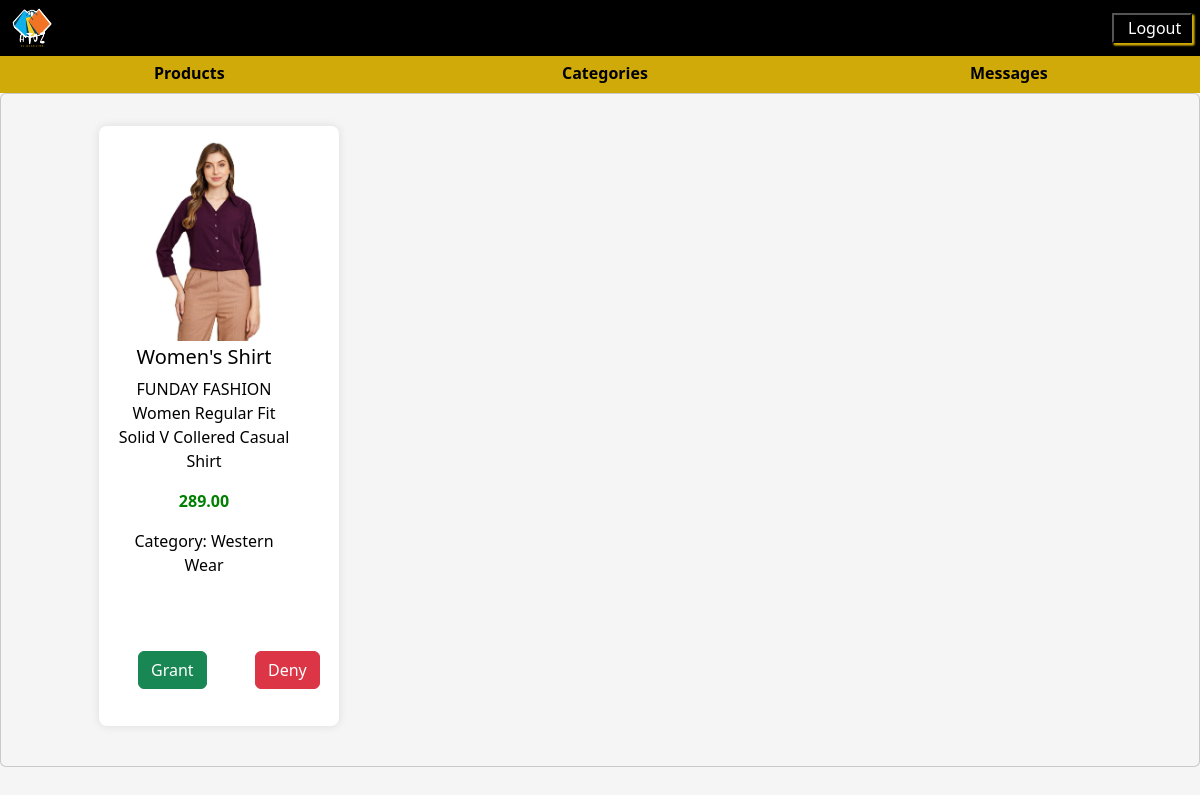
The page /admin_list/ on the database as committed earlier.
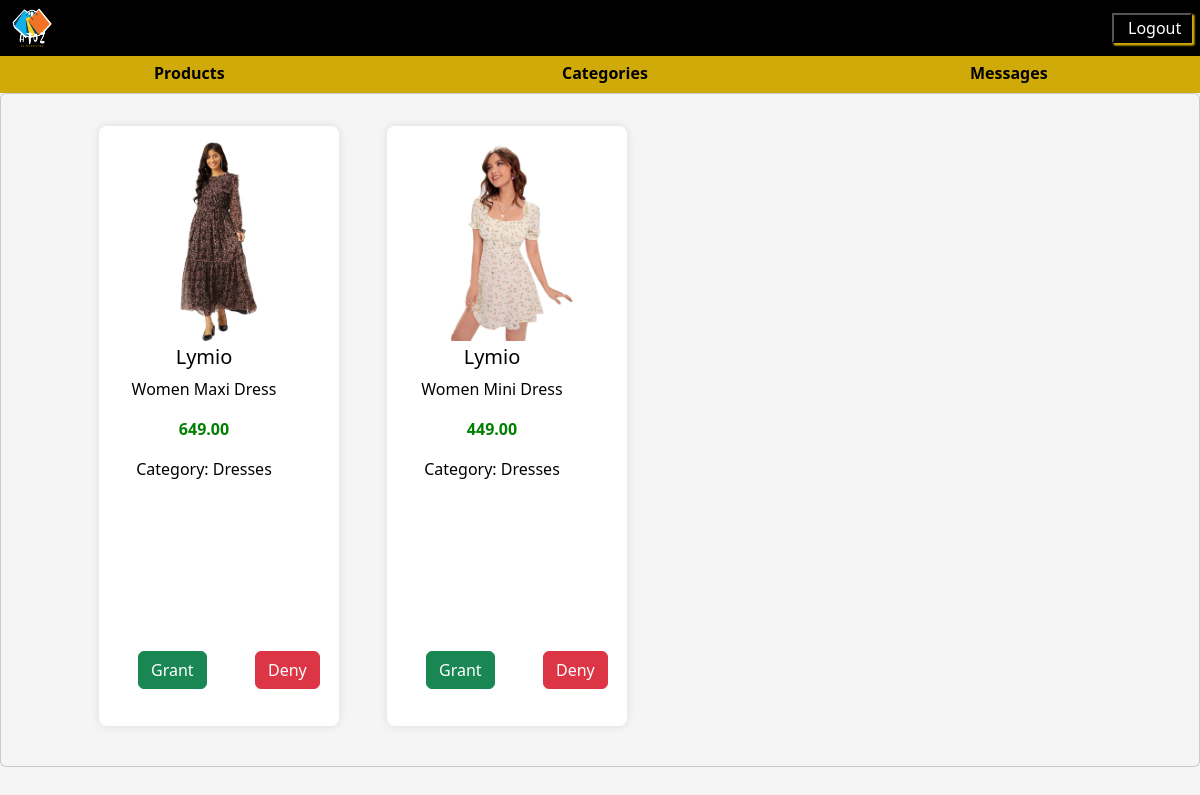
The same page on the database as committed later.
### allinone/models.py (models this page shows, shortened)
class Item(models.Model):
    name = models.CharField(max_length=255)
    description = models.CharField(max_length=120)
    photo = models.ImageField(upload_to='images/')
    cost = models.DecimalField(max_digits=10, decimal_places=2)
    category = models.ForeignKey(AdminCategory, on_delete=models.CASCADE)
    seller = models.ForeignKey(Seller, on_delete=models.CASCADE)

class AdminCategory(models.Model):
    category = models.CharField(max_length=50, unique=True)
    image = models.ImageField(upload_to='images/',default='images/p1.jpg')

### allinone/views.py (the view, shortened to what this page needs)
# urls.py: path('admin_list/', views.admin_list, name = 'admin_list'),
def admin_list(request):
    items = Item.objects.exclude(itemaccess__isnull=False)
    context = {
        'items': items,
        'form': ItemAccessForm(),
    }
    return render(request, 'AdminProducts.html', context)

### allinone/templates/AdminProducts.html (shortened to what this page needs)
<!DOCTYPE html>
<html lang="en">
<head>
    <link href="https://cdn.jsdelivr.net/npm/bootstrap@5.3.2/dist/css/bootstrap.min.css" rel="stylesheet"
>
    <link rel="stylesheet" href="https://cdnjs.cloudflare.com/ajax/libs/font-awesome/6.0.0/css/all.min.css">
</head>
<body>
    <nav class="navbar navbar-expand-lg d-flex flex-row bg-black fixed-top">
        <div class="container-fluid justify-content-start">
            {% load static %}
            <img src="{% static 'images/atoz.png' %}" class="wpic">
        </div>
        <ul class="navbar-nav collapse navbar-collapse" id="navbarText">
            <li class="nav-item mx-2">
                <button class="logout"><a class="nav-link active" id="logbtn" href="/signup/">Logout</a></button>
            </li>
        </ul>
    </nav>
    <div class="btmdiv">
        <div class="btmnav">
            <div class="row">
                <div class="col-4 productbtn">
                    <a href="/admin_list/"><button class="upperbtn">Products</button></a>
                </div>
                <div class="col-4 productbtn">
                    <a href="/add_category/"><button class="upperbtn">Categories</button></a>
                </div>
                <div class="col-4 productbtn">
                    <a href="/message_list/"><button class="upperbtn">Messages</button></a>
                </div>
            </div>
        </div>
    </div>
    <div class="card outer">
        <div class="card-body mt-3">
            {% if items %}
                <div class="row">
                    {% for item in items %}
                        <div class="col-3 mb-4 mx-4 post" id="item_{{ item.id }}">
                            <div class="card pic">
                                <img src="{{ item.photo.url }}" class="imgphoto" alt="...">
                            </div>
                            <div class="card inner">
                                <h5 class="mt-1">{{ item.name }}</h5>
                                <p class="type">{{ item.description }}</p>
                                <p class="cost">{{ item.cost }}</p>
                                <p class="type">Category: {{item.category.category}}</p>
                            </div>
                            <form onsubmit="return false;">
                                <div class="row">
                                    <div class="col mx-4">
                                        <button type="button" onclick="handleFormSubmit('{{ item.id }}', 'access')" class="btn btn-success">Grant</button>
                                    </div>
                                    <div class="col">
                                        <button type="button" onclick="handleFormSubmit('{{ item.id }}', 'deny')" class="btn btn-danger">Deny</button>
                                    </div>
                                </div>
                            </form>
                        </div>
                    {% endfor %}
                </div>
            {% else %}
                <p class="text-center show">Nothing to show.....!</p>
            {% endif %}
        </div>
    </div>
</body>
</html>

Rows that differ between the two databases and show on the page:
no longer on this page (row unchanged): Item: photo (picture), name "Women's Shirt", description "FUNDAY FASHION Women Regular Fit Solid V Collered Casual Shirt", cost "289.00", category.category "Western Wear"
added Item: photo (picture), name "Lymio", description "Women Maxi Dress", cost "649.00", category.category "Dresses"
added Item: photo (picture), name "Lymio", description "Women Mini Dress", cost "449.00", category.category "Dresses"
